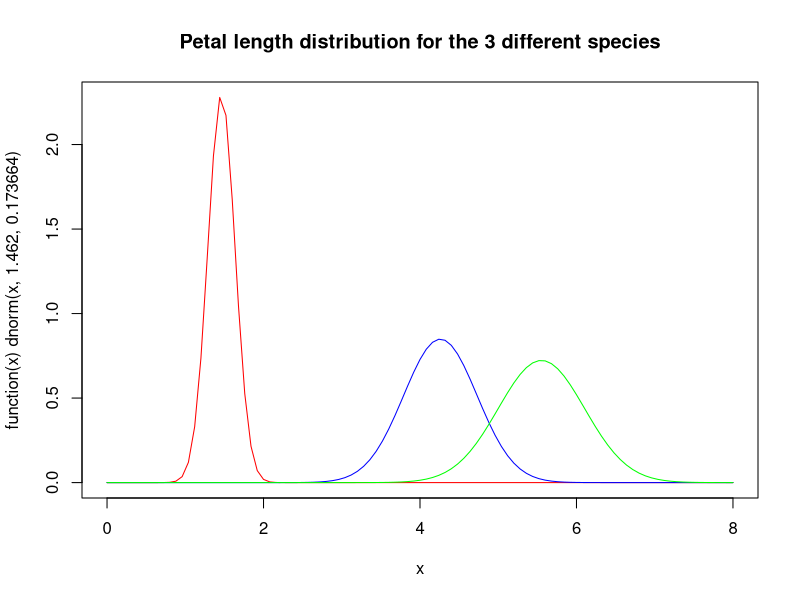

The R source for this figure:
## Call the NaiveBayes Classifier Package e1071, which auto calls the Class package ##
library("e1071")
classifier<-naiveBayes(iris[,1:4], iris[,5])
table(predict(classifier, iris[,-5]), iris[,5], dnn=list('predicted','actual'))
classifier$apriori
classifier$tables$Petal.Length
plot(function(x) dnorm(x, 1.462, 0.1736640), 0, 8, col="red", main="Petal length distribution for the 3 different species")
curve(dnorm(x, 4.260, 0.4699110), add=TRUE, col="blue")
curve(dnorm(x, 5.552, 0.5518947 ), add=TRUE, col = "green") 
